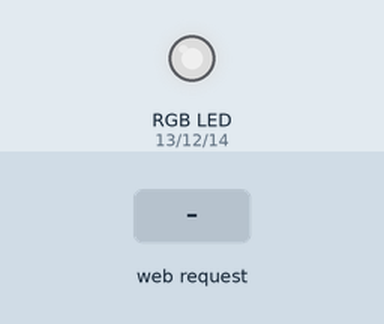
This sketch was run on a simulated ESP8266 (NodeMCU). Parts: an RGB LED mixed from three pins (HIGH = lit). The test bench sets the inputs (shaded band). Dim RGB values are drawn brighter than linear; WiFi joins after 1.5 s; servers stay silent unless stated; what the sketch prints to the serial monitor is not drawn.

Above: at 0.1 s.
At 8.8 s:
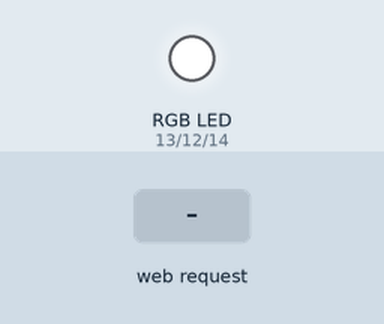
8.9 s: HTTP request GET / received
At 9.6 s:
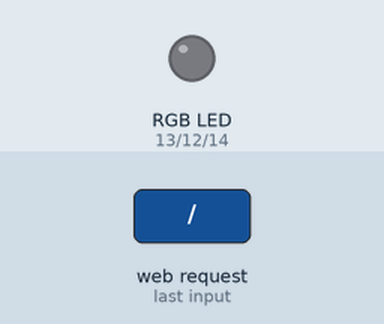
Timing chart, 0 to 11.9 s (numbered marks = the images above; inputs shaded):
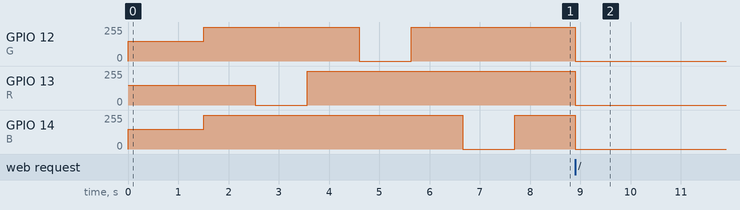

Measured:
- after the input at 8.9 s, GPIO 12 (G), GPIO 13 (R), GPIO 14 (B): 255/255 → 0/255 at once

The sketch:

original_flo.ino
```cpp
#include <ESP8266WiFi.h>
#include <WiFiClient.h>
#include <ESP8266WebServer.h>
#include <ESP8266mDNS.h>
//#include <Adafruit_GFX.h>
//#include <ESP_Adafruit_SSD1306.h>

//#define OLED_RESET 4
//Adafruit_SSD1306 display(OLED_RESET);

//#if (SSD1306_LCDHEIGHT != 64)
//#error("Height incorrect, please fix Adafruit_SSD1306.h!");
//#endif

//const char* ssid = "Norbert";
//const char* password = "4455425005454114";

//const char* ssid = "UPC914DFB5";
//const char* password = "Wthxmstwp4tr";

//const char* ssid = "TP-LINK";
//const char* password = "EdB23x34y607";

const char* ssid = "UPC15C9715";
const char* password = "sRFpevvbjf7s";


ESP8266WebServer server(80);

const int R = 13;
const int G = 12;
const int B = 14;

void handleRoot() {

  String red = server.arg(0);          // read RGB arguments
  String green = server.arg(1);
  String blue = server.arg(2);

  analogWrite(R, (red.toInt()));
  analogWrite(G, (green.toInt()));
  analogWrite(B, (blue.toInt()));

   Serial.println(red.toInt());   // for TESTING
   Serial.println(green.toInt()); // for TESTING
   Serial.println(blue.toInt());  // for TESTING


 // display.clearDisplay();
 // display.setTextColor(WHITE);

  /*display.setTextSize(2);
  display.setTextColor(WHITE);
  display.setCursor(0,0);
  display.print("R = ");  display.println(red.toInt());
  display.setCursor(0,18);
  display.print("G = ");  display.println(green.toInt());
  display.setCursor(0,36);
  display.print("B = ");  display.println(blue.toInt());
  display.display();

  */
  String webpage;
      webpage += "<!DOCTYPE HTML>\r\n";
      webpage += "<html>\r\n";
      webpage += "<header><title>LED CUBE</title></header>";

      webpage += "<head>";
      webpage += "<meta name='mobile-web-app-capable' content='yes' />";
      webpage += "<meta name='viewport' content='width=device-width' />";
      webpage += "</head>";

      webpage += "<body style='margin: 0px; padding: 0px;'>";
      webpage += "<canvas id='colorspace'></canvas></body>";

      webpage += "<button>Click Me!</button>";

      webpage += "<script type='text/javascript'>";
      webpage += "(function () {";
      webpage += " var canvas = document.getElementById('colorspace');";
      webpage += " var ctx = canvas.getContext('2d');";
      webpage += " function drawCanvas() {";
      webpage += " var colours = ctx.createLinearGradient(0, 0, window.innerWidth, 0);";
      webpage += " for(var i=0; i <= 360; i+=10) {";
      webpage += " colours.addColorStop(i/360, 'hsl(' + i + ', 100%, 50%)');";
      webpage += " }";

      webpage += " ctx.fillStyle = colours;";
      webpage += " ctx.fillRect(0, 0, window.innerWidth, window.innerHeight);";
      webpage += " var luminance = ctx.createLinearGradient(0, 0, 0, ctx.canvas.height);";
      webpage += " luminance.addColorStop(0, '#ffffff');";
      webpage += " luminance.addColorStop(0.05, '#ffffff');";
      webpage += " luminance.addColorStop(0.5, 'rgba(0,0,0,0)');";
      webpage += " luminance.addColorStop(0.95, '#000000');";
      webpage += " luminance.addColorStop(1, '#000000');";
      webpage += " ctx.fillStyle = luminance;";
      webpage += " ctx.fillRect(0, 0, ctx.canvas.width, ctx.canvas.height);";
      webpage += " }";
      webpage += " var eventLocked = false;";

      webpage += " function handleEvent(clientX, clientY) {";
      webpage += " if(eventLocked) {";
      webpage += " return;";
      webpage += " }";

      webpage += " function colourCorrect(v) {";
      webpage += " return Math.round(1023-(v*v)/64);";
      webpage += " }";
      webpage += " var data = ctx.getImageData(clientX, clientY, 1, 1).data;";
      webpage += " var params = [";
      webpage += " 'r=' + colourCorrect(data[0]),";
      webpage += " 'g=' + colourCorrect(data[1]),";
      webpage += " 'b=' + colourCorrect(data[2])";
      webpage += " ].join('&');";
      webpage += " var req = new XMLHttpRequest();";
      webpage += " req.open('POST', '?' + params, true);";
      webpage += " req.send();";
      webpage += " eventLocked = true;";
      webpage += " req.onreadystatechange = function() {";
      webpage += " if(req.readyState == 4) {";
      webpage += " eventLocked = false;";
      webpage += " }";
      webpage += " }";
      webpage += " }";
      webpage += " canvas.addEventListener('click', function(event) {";
      webpage += " handleEvent(event.clientX, event.clientY, true);";
      webpage += " }, false);";
      webpage += " canvas.addEventListener('touchmove', function(event){";
      webpage += " handleEvent(event.touches[0].clientX, event.touches[0].clientY);";
      webpage += "}, false);";
      webpage += " function resizeCanvas() {";
      webpage += " canvas.width = window.innerWidth;";
      webpage += " canvas.height = window.innerHeight;";
      webpage += " drawCanvas();";
      webpage += " }";

      webpage += " window.addEventListener('resize', resizeCanvas, false);";
      webpage += " resizeCanvas();";
      webpage += " drawCanvas();";
      webpage += " document.ontouchmove = function(e) {e.preventDefault()};";
      webpage += " })();";
      webpage += "</script><html>\r\n";

      server.send(200, "text/html", webpage);
}


void testRGB() { // fade in and out of Red, Green, Blue
    analogWrite(R, 1023);     // R off
    analogWrite(G, 1023);     // G off
    analogWrite(B, 1023);     // B off
    fade(R); // R
    fade(G); // G
    fade(B); // B
}

void fade(int pin) {
    for (int u = 0; u < 1024; u++) {
      analogWrite(pin,  1023 - u);
      delay(1);
    }
    for (int u = 0; u < 1024; u++) {
      analogWrite(pin, u);
      delay(1);
    }
}

void allColors() {
    int col[3] = { 0,0,0 };
for (int a = 0; a <= 100; a++) {


    for (int i = 0; i < 360; i++) {
       getRGB(i, 255, 255, col);             // HSV in RGB umrechen
       analogWrite(R, 1023 - col[0]*4);    // und ausgeben
       analogWrite(G, 1023 - col[1]*4);
       analogWrite(B, 1023 - col[2]*4);
       delay(1000);
    }
}


}

void handleNotFound(){
  //digitalWrite(led, 1);
  String message = "File Not Found\n\n";
  message += "URI: ";
  message += server.uri();
  message += "\nMethod: ";
  message += (server.method() == HTTP_GET)?"GET":"POST";
  message += "\nArguments: ";
  message += server.args();
  message += "\n";
  for (uint8_t i=0; i<server.args(); i++){
    message += " " + server.argName(i) + ": " + server.arg(i) + "\n";
  }
  server.send(404, "text/plain", message);
  //digitalWrite(led, 0);
}

void setup(void){
  pinMode(R, OUTPUT);
  pinMode(G, OUTPUT);
  pinMode(B, OUTPUT);

  analogWrite(R, 600);     // R
  analogWrite(G, 600);     // G
  analogWrite(B, 600);     // B

  Serial.begin(115200);
  Serial.println("123test");
  while(!Serial);
  WiFi.begin(ssid, password);
  Serial.println("tetstetstetstets");

  // by default, we'll generate the high voltage from the 3.3v line internally! (neat!)
  //display.begin(SSD1306_SWITCHCAPVCC, 0x3D);      // initialize with the I2C addr 0x3D (for the 128x64)
 /*
  display.begin(SSD1306_SWITCHCAPVCC, 0x78>>1);     // init done

  display.clearDisplay();                 // Clear the buffer.
  display.setTextSize(2);
  display.setTextColor(WHITE);
  //display.setTextColor(BLACK, WHITE);   // 'inverted' text
  display.setCursor(0,0);
  display.println("  ESP8266");

  display.setTextSize(3);                                  //Size4 = 5 digit , size3 = 7 digits
  //display.setTextColor(BLACK, WHITE);   // 'inverted' text
  display.setTextColor(WHITE);
  display.setCursor(0,20);
  display.println("RGB LED");

  display.setTextSize(1);
  display.setTextColor(WHITE);
  //display.setTextColor(BLACK, WHITE); // 'inverted' text
  display.setCursor(0,52);
  display.println("Version 0.1");

  display.display();
  delay(2000);

    display.clearDisplay();
    display.setTextSize(2);
    display.setTextColor(WHITE);
    //display.setTextColor(BLACK, WHITE); // 'inverted' text
    display.setCursor(0,0);
    display.println("Connecting");
  */

  // Wait for connection
  while (WiFi.status() != WL_CONNECTED) {
    delay(500);
    Serial.print(".");
  //  display.print(".");
  //  display.display();
  }
  Serial.println("");
  Serial.print("Connected to ");
  Serial.println(ssid);
  Serial.print("IP address: ");
  Serial.println(WiFi.localIP());

  /*display.clearDisplay();
  display.setTextSize(1);       display.setTextColor(WHITE);
  display.setCursor(0,0);       display.print("SSID:"); display.println(ssid);
  display.setTextSize(2);       display.setTextColor(WHITE);
  display.setCursor(0,18);      display.println(WiFi.localIP());
  display.display();

  */

  if (MDNS.begin("led")) {
    Serial.println("MDNS responder started");
  }

  server.on("/", handleRoot);


  server.onNotFound(handleNotFound);
  server.begin();
  Serial.println("HTTP server started");

  testRGB();

  //allColors();
}

void loop(void){
  server.handleClient();
}


void getRGB(int hue, int sat, int val, int colors[3])
  {  // Diese Funktion rechnet einen HSV-Wert in die ensprechenden
     // RGB-Werte um. Diese werden im Array ‚colors' zurückgegeben
     // colors[0] = ROg, colors[1]} = Gruen, colors[2] = Blau
     // hue: 0 - 359, saturation: 0 - 255, val (lightness): 0 - 255
  int red, green, blue, base;

  if (sat == 0)
    { // Sättigung = 0 --> Grauwert
    colors[0] = val;
    colors[1] = val;
    colors[2] = val;
    }
  else
    {
    base = ((255 - sat) * val) >> 8;
    if (hue < 60)
      {
      red = val;
      green = (((val - base)*hue)/60) + base;
      blue = base;
      }
    else if (hue < 120)
      {
      red = (((val - base)*(60-(hue%60)))/60) + base;
      green = val;
      blue = base;
      }
    else if (hue < 180)
      {
      red = base;
      green = val;
      blue = (((val - base)*(hue%60))/60) + base;
      }
    else if (hue < 240)
      {
      red = base;
      green = (((val - base)*(60 - (hue%60)))/60) + base;
      blue = val;
      }
    else if (hue < 300)
      {
      red = (((val - base)*(hue%60))/60) + base;
      green = base;
      blue = val;
      }
    else if (hue < 360)
      {
      red = val;
      green = base;
      blue = (((val - base)*(60 - (hue%60)))/60) + base;
      }
    colors[0] = red;
    colors[1] = green;
    colors[2] = blue;
    }
  }
```
